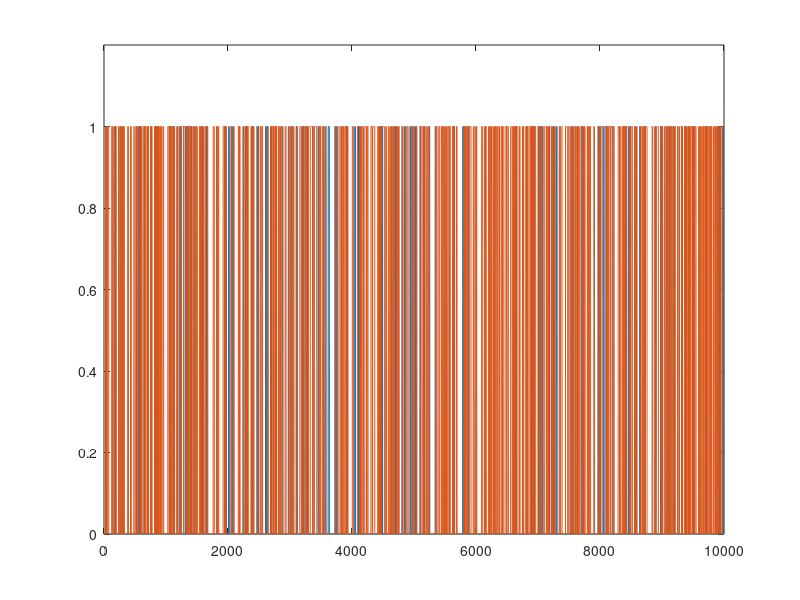

The MATLAB script that drew this image:
%%
%   COURSE: Master statistics and machine learning: intuition, math, code										
%      URL: udemy.com/course/statsml_x/?couponCode=202304 
% 
%  SECTION: Probability theory
%    VIDEO: Conditional probability
% 
%  TEACHER: Mike X Cohen, sincxpress.com
%

%%

% a clear MATLAB workspace is a clear mental workspace
close all; clear; clc

%% generate two long-spike time series

N = 10000;
spikeDur  = 10; % a.u. but must be an even number
spikeNumA = .01; % in proportion of total number of points
spikeNumB = .05; % in proportion of total number of points

% initialize to zeros
[spike_tsA,spike_tsB] = deal( zeros(N,1) );


%%% populate time series 1
spiketimesA = randi(N,round(N*spikeNumA),1);

% flesh out spikes (loop per spike)
for spikei=1:length(spiketimesA)
    
    % find boundaries
    bnd_pre = max(1,spiketimesA(spikei)-spikeDur/2);
    bnd_pst = min(N,spiketimesA(spikei)+spikeDur/2);
    
    % fill in with ones
    spike_tsA(bnd_pre:bnd_pst) = 1;
end


%%% repeat for time series 2
spiketimesB = randi(N,round(N*spikeNumB),1);
% spiketimesB(1:length(spiketimesA)) = spiketimesA; % induce strong conditional probability

% flesh out spikes (loop per spike)
for spikei=1:length(spiketimesB)
    
    % find boundaries
    bnd_pre = max(1,spiketimesB(spikei)-spikeDur/2);
    bnd_pst = min(N,spiketimesB(spikei)+spikeDur/2);
    
    % fill in with ones
    spike_tsB(bnd_pre:bnd_pst) = 1;
end


%% let's see what they look like

figure(1), clf
plot(1:N,spike_tsA, 1:N,spike_tsB)
set(gca,'ylim',[0 1.2])


%% compute their probabilities and intersection

% probabilities
probA = sum(spike_tsA==1) / N;
probB = mean(spike_tsB);

% joint probability
probAB = mean(spike_tsA+spike_tsB==2);

%% compute the conditional probabilities

% p(A|B)
pAgivenB = probAB/probB;

% p(B|A)
pBgivenA = probAB/probA;

% print a little report
disp('  ')
disp([ 'P(A)   = ' num2str(probA) ])
disp([ 'P(A|B) = ' num2str(pAgivenB) ])
disp([ 'P(B)   = ' num2str(probB) ])
disp([ 'P(B|A) = ' num2str(pBgivenA) ])

%% done.
